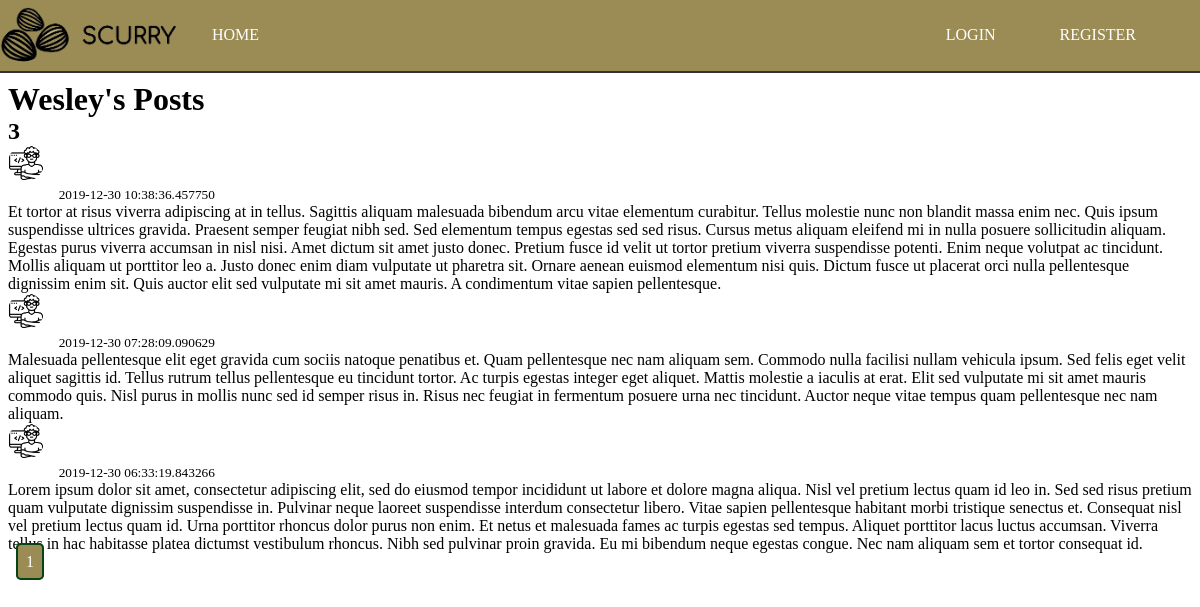
The app's page /user/Wesley, older data.
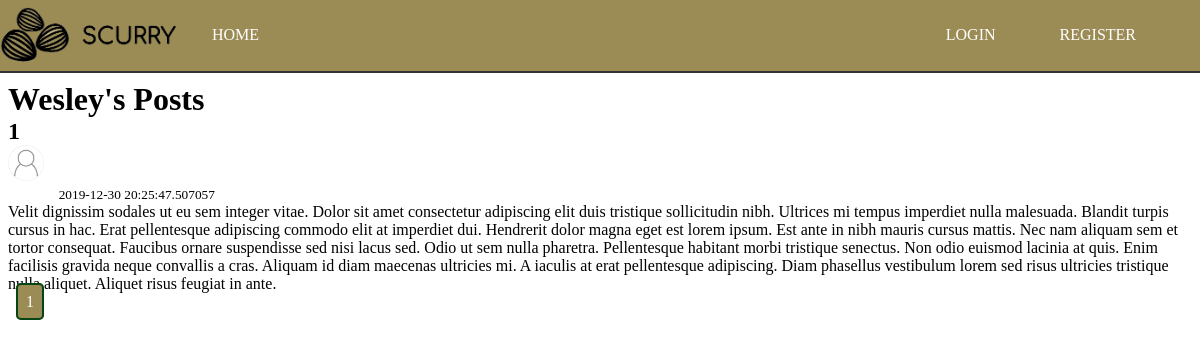
The same page, newer data.
### scurry/models.py (models this page shows, shortened)
class Post(db.Model):
    id = db.Column(db.Integer, primary_key=True)
    content = db.Column(db.Text, nullable=False)
    date_posted = db.Column(db.DateTime, nullable=False, default=datetime.utcnow)
    user_id = db.Column(db.Integer, db.ForeignKey('user.id'), nullable=False)
    likes = db.relationship('PostLike', backref='post', lazy='dynamic')

class User(db.Model, UserMixin):
    id = db.Column(db.Integer, primary_key=True)
    username = db.Column(db.String(20), unique=True, nullable=False)
    email = db.Column(db.String(120), unique=True, nullable=False)
    image_file = db.Column(db.String(20), nullable=False, default='noprofile.jpg')
    password = db.Column(db.String(60), nullable=False)
    posts = db.relationship('Post', backref='author', lazy=True)
    liked = db.relationship(
        'PostLike',
        foreign_keys='PostLike.user_id',
        backref='user', lazy='dynamic')

### scurry/users/routes.py (the view)
@users.route('/user/<string:username>')
def user_posts(username):
    page = request.args.get('page', 1, type=int)
    user = User.query.filter_by(username=username).first_or_404()
    posts = Post.query.filter_by(author=user)\
        .order_by(Post.date_posted.desc())\
        .paginate(page=page, per_page=5)
    return render_template('user_posts.html', posts=posts, user=user)

### scurry/templates/user_posts.html
{% extends "layout.html" %}
{% block content %}
<div class="container">
    <h1>{{ user.username }}'s Posts</h1><h2>{{ posts.total }}</h2>
    <section class="posts">
        {% for post in posts.items %}
            <article class="media content-section">
                <img src="{{ url_for('static', filename='images/' + post.author.image_file) }}" alt="" class="rounded-circle article-img">
                <div class="media-body">
                    <div class="article-metadata">
                        <a class="mr-2" href="{{ url_for('users.user_posts', username=post.author.username) }}">{{ post.author.username }}</a>
                        <small class="text-muted">{{ post.date_posted }}</small>
                    </div>
                    <p class="article-content">{{ post.content }}</p>
                </div>
            </article>
        {% endfor %}
        {% for page_num in posts.iter_pages() %}
            {% if page_num %}
                <a class="btn btn-outline-info mb-4" href="{{ url_for('users.user_posts', username=user.username, page=page_num) }}">{{ page_num }}</a>
            {% else %}
                ...
            {% endif %}
        {% endfor %}
   </section>
</div>
{% endblock content %}

Row changes from the older to the newer data that the page shows:
removed Post: image_file (picture), date_posted "2019-12-30 10:38:36.457750", content "Et tortor at risus viverra adipiscing at in tellus. Sagittis aliquam malesuada bibendum arcu vitae elementum curabitur. Tellus molestie nunc non blandit massa enim nec. Quis ipsum suspendisse ultrices gravida. Praesent semper feugiat nibh sed. Sed elementum tempus egestas sed sed risus. Cursus metus aliquam eleifend mi in nulla posuere sollicitudin aliquam. Egestas purus viverra accumsan in nisl nisi. Amet dictum sit amet justo donec. Pretium fusce id velit ut tortor pretium viverra suspendisse potenti. Enim neque volutpat ac tincidunt. Mollis aliquam ut porttitor leo a. Justo donec enim diam vulputate ut pharetra sit. Ornare aenean euismod elementum nisi quis. Dictum fusce ut placerat orci…"
no longer on this page (row edited): Post: image_file (picture), date_posted "2019-12-30 07:28:09.090629", content "Malesuada pellentesque elit eget gravida cum sociis natoque penatibus et. Quam pellentesque nec nam aliquam sem. Commodo nulla facilisi nullam vehicula ipsum. Sed felis eget velit aliquet sagittis id. Tellus rutrum tellus pellentesque eu tincidunt tortor. Ac turpis egestas integer eget aliquet. Mattis molestie a iaculis at erat. Elit sed vulputate mi sit amet mauris commodo quis. Nisl purus in mollis nunc sed id semper risus in. Risus nec feugiat in fermentum posuere urna nec tincidunt. Auctor neque vitae tempus quam pellentesque nec nam aliquam."
no longer on this page (row edited): Post: image_file (picture), date_posted "2019-12-30 06:33:19.843266", content "Lorem ipsum dolor sit amet, consectetur adipiscing elit, sed do eiusmod tempor incididunt ut labore et dolore magna aliqua. Nisl vel pretium lectus quam id leo in. Sed sed risus pretium quam vulputate dignissim suspendisse in. Pulvinar neque laoreet suspendisse interdum consectetur libero. Vitae sapien pellentesque habitant morbi tristique senectus et. Consequat nisl vel pretium lectus quam id. Urna porttitor rhoncus dolor purus non enim. Et netus et malesuada fames ac turpis egestas sed tempus. Aliquet porttitor lacus luctus accumsan. Viverra tellus in hac habitasse platea dictumst vestibulum rhoncus. Nibh sed pulvinar proin gravida. Eu mi bibendum neque egestas congue. Nec nam aliquam sem…"
added Post: image_file (picture), date_posted "2019-12-30 20:25:47.507057", content "Velit dignissim sodales ut eu sem integer vitae. Dolor sit amet consectetur adipiscing elit duis tristique sollicitudin nibh. Ultrices mi tempus imperdiet nulla malesuada. Blandit turpis cursus in hac. Erat pellentesque adipiscing commodo elit at imperdiet dui. Hendrerit dolor magna eget est lorem ipsum. Est ante in nibh mauris cursus mattis. Nec nam aliquam sem et tortor consequat. Faucibus ornare suspendisse sed nisi lacus sed. Odio ut sem nulla pharetra. Pellentesque habitant morbi tristique senectus. Non odio euismod lacinia at quis. Enim facilisis gravida neque convallis a cras. Aliquam id diam maecenas ultricies mi. A iaculis at erat pellentesque adipiscing. Diam phasellus vestibulum…"
Text that changed along with them:
{{ posts.total }}: "3" → "1"
